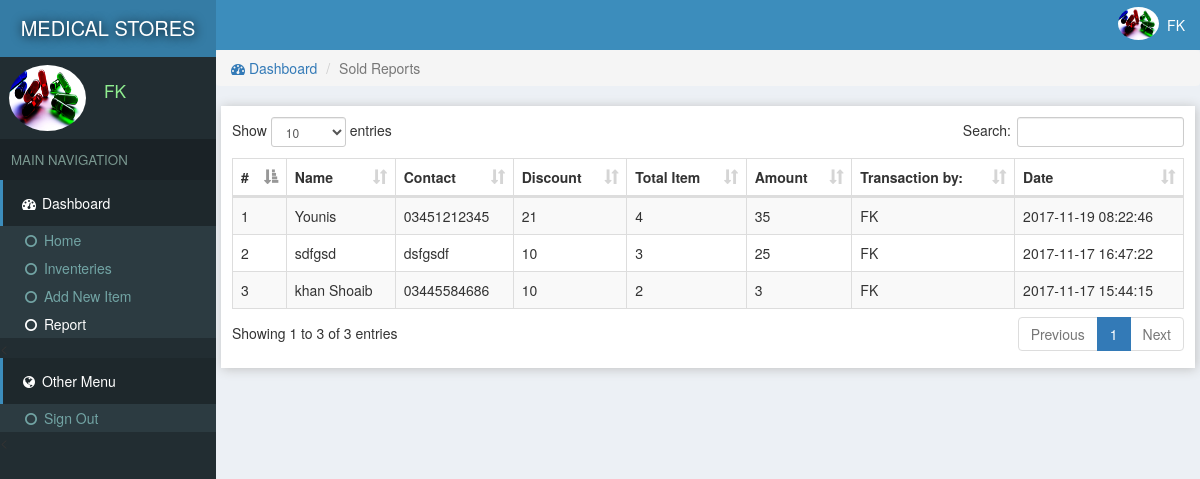
/reports.php (signed in), run on the app's committed database.
### tables this page shows
CREATE TABLE `site` (
  `id` int(11) NOT NULL,
  `title` varchar(222) NOT NULL,
  `name` varchar(222) NOT NULL
);

CREATE TABLE `users` (
  `id` int(11) NOT NULL,
  `email` varchar(222) NOT NULL,
  `password` varchar(222) NOT NULL,
  `name` varchar(222) NOT NULL,
  `pic` varchar(222) NOT NULL,
  `number` varchar(222) NOT NULL,
  `date` timestamp NOT NULL DEFAULT CURRENT_TIMESTAMP
);

CREATE TABLE `sold` (
  `id` int(11) NOT NULL,
  `name` varchar(222) NOT NULL,
  `contact` varchar(222) NOT NULL,
  `discount` varchar(222) NOT NULL,
  `item` varchar(222) NOT NULL,
  `amount` varchar(222) NOT NULL,
  `userId` int(11) NOT NULL,
  `date` timestamp NOT NULL DEFAULT CURRENT_TIMESTAMP
);

### assets/db.php (called while the page is built, shortened)
<?php
    $con = new mysqli('localhost','root','','store');
    $array = $con->query("select * from users where id ='$_SESSION[userId]'");
    $user = $array->fetch_assoc();
?>

### reports.php (the view, shortened to what this page needs)
<?php require "assets/function.php" ?>
<?php require 'assets/db.php';?>
<!DOCTYPE html>
<html>
<head>
<link rel="stylesheet" href="js/datatables.net-bs/css/dataTables.bootstrap.min.css">
  <?php require "assets/autoloader.php" ?>
</head>
<body style="background: #ECF0F5;padding:0;margin:0">
<div class="dashboard" style="position: fixed;width: 18%;height: 100%;background:#222D32">
  <div style="background:#357CA5;padding: 14px 3px;color:white;font-size: 15pt;text-align: center;text-shadow: 1px 1px 11px black">
    <a href="index.php" style="color: white;text-decoration: none;"><?php echo strtoupper(siteName()); ?> </a>
  </div>
  <div class="flex" style="padding: 3px 7px;margin:5px 2px;">
    <div><img src="photo/<?php echo $user['pic'] ?>" class='img-circle' style='width: 77px;height: 66px'></div>
    <div style="color:lightgreen;font-size: 13pt;padding: 14px 7px;margin-left: 11px;"><?php echo ucfirst($user['name']); ?></div>
  </div>
  <div style="background: #1A2226;font-size: 10pt;padding: 11px;color: #79978F">MAIN NAVIGATION</div>
  <div>
    <div style="background:#1E282C;color: white;padding: 13px 17px;border-left: 3px solid #3C8DBC;"><span><i class="fa fa-dashboard fa-fw"></i> Dashboard</span></div>
    <div class="item">
      <ul class="nostyle zero">
        <a href="index.php"><li ><i class="fa fa-circle-o fa-fw"></i> Home</li></a>
        <a href="inventeries.php"><li ><i class="fa fa-circle-o fa-fw"></i> Inventeries</li></a>
       <a href="addnew.php"><li><i class="fa fa-circle-o fa-fw"></i> Add New Item</li></a>
        <a href="reports.php"><li style="color: white"><i class="fa fa-circle-o fa-fw"></i> Report</li></a>
      </ul><
    </div>
  </div>
  <div style="background:#1E282C;color: white;padding: 13px 17px;border-left: 3px solid #3C8DBC;"><span><i class="fa fa-globe fa-fw"></i> Other Menu</span></div>
  <div class="item">
      <ul class="nostyle zero">
        <a href="logout.php"><li><i class="fa fa-circle-o fa-fw"></i> Sign Out</li></a>
      </ul><
    </div>
</div>
<div class="marginLeft" >
  <div style="color:white;background:#3C8DBC" >
    <div class="pull-right flex rightAccount" style="padding-right: 11px;padding: 7px;">
      <div><img src="photo/<?php echo $user['pic'] ?>" style='width: 41px;height: 33px;' class='img-circle'></div>
      <div style="padding: 8px"><?php echo ucfirst($user['name']) ?></div>
    </div>
  </div>
  <div class="content">
   <ol class="breadcrumb ">
        <li><a href="index.php"><i class="fa fa-dashboard"></i> Dashboard</a></li>
        <li class="active">Sold Reports</li>
    </ol>
  <div class="tableBox" >
    <table id="dataTable" class="table table-bordered table-striped" style="z-index: -1">
      <thead>
        <th>#</th>
        <th>Name</th>
        <th>Contact</th>
        <th>Discount</th>
        <th>Total Item</th>
        <th>Amount</th>
        <th>Transaction by:</th>
        <th>Date</th>
      </thead>
     <tbody>
      <?php $i=0;
          $array = $con->query("select * from sold ORDER BY date DESC");
        while ($row = $array->fetch_assoc())
        {
          $i=$i+1;
        ?>
          <tr>
            <td><?php echo $i; ?></td>
            <td><?php echo $row['name']; ?></td>
            <td><?php echo $row['contact']; ?></td>
            <td><?php echo $row['discount']; ?></td>
            <td><?php echo $row['item']; ?></td>
            <td><?php echo $row['amount']; ?></td>
            <td><?php echo getAdminName($row['userId']); ?></td>
            <td><?php echo $row['date']; ?></td>
          </tr>
      <?php
        }
       ?>
     </tbody>
    </table>
  </div>
  </div>
</div>
</body>
</html>

### data on the page
site: name "MEDICAL STORES"
users: pic (picture), name "FK"
sold: name "Younis", contact "03451212345", discount "21", item "4", amount "35", userId.name "FK", date "2017-11-19 08:22:46"
sold: name "sdfgsd", contact "dsfgsdf", discount "10", item "3", amount "25", userId.name "FK", date "2017-11-17 16:47:22"
sold: name "khan Shoaib", contact "03445584686", discount "10", item "2", amount "3", userId.name "FK", date "2017-11-17 15:44:15"
